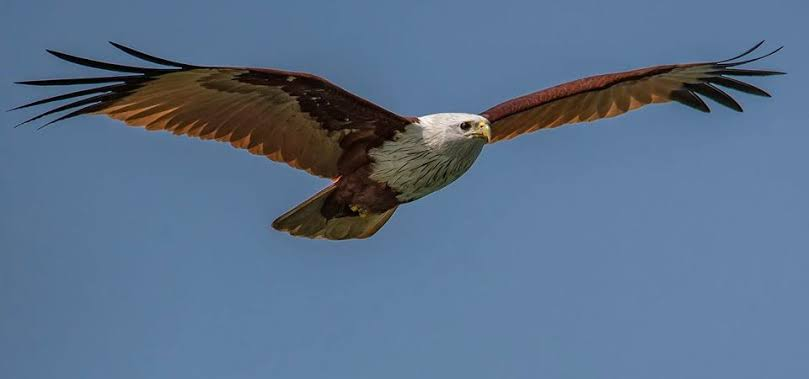
#> input picture data cleaning/HandlingMissingvalues/bird.jpg, 809 x 379 px
$ jupyter execute FeatureExtractionsFromImages.ipynb   (shell and % lines are left out)
#> lines starting #> are read from the running program, lines starting #| are printed output that depends on the picture
[cell 1]
# image processing and transformation
import skimage
import cv2
import numpy as np

from PIL import Image, ImageFilter
from sklearn.feature_extraction import image

import matplotlib.pyplot as plt

[cell 2]
img_stork = Image.open('bird.jpg')
#> img_stork is the input picture: PIL image 809x379 RGB; mean R, G, B 90.2, 112.2, 139.3

[cell 3]
plt.figure(figsize=(12,6))

plt.imshow(img_stork)
plt.title('Original image')
plt.show()

[cell 4]
# access the size, format and mode of the image
img_stork.format, img_stork.mode, img_stork.size
#> Out = ('JPEG', 'RGB', (809, 379))

[cell 5]
# convert into grayscale it's easier for ML to work with grayscale image data
gs_image = img_stork.convert(mode='L')
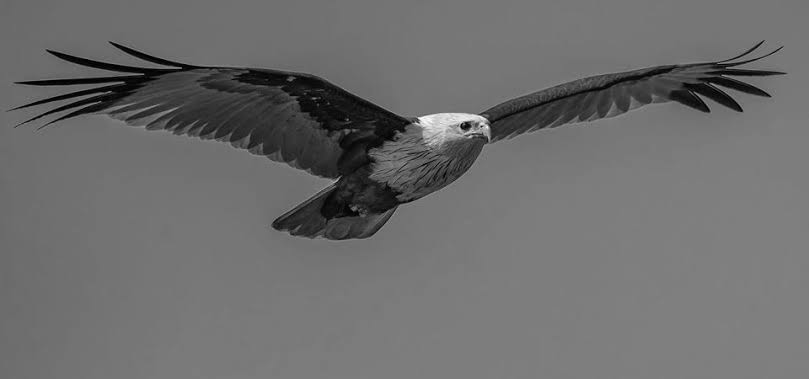
#> gs_image: PIL image 809x379 L; min 0, max 254, mean 108.8

gs_image

[cell 6]
# check the size
gs_image.size
#> Out = (809, 379)

[cell 7]
# generate a smaller size of the original image
gs_image.thumbnail((200,200))
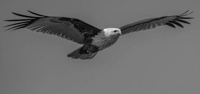
#> gs_image: PIL image 200x94 L; min 3, max 239, mean 108.8

gs_image

[cell 8]
# check the size of original and croped image

gs_image.size , img_stork.size
#> Out = ((200, 94), (809, 379))

[cell 9]
img_resize = img_stork.resize((300,300))
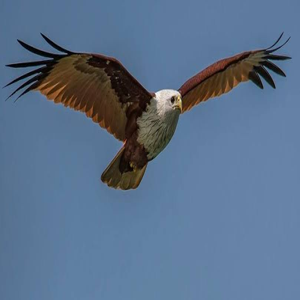
#> img_resize: PIL image 300x300 RGB; mean R, G, B 90.2, 112.2, 139.3

img_resize

[cell 10]
img_resize.size
#> Out = (300, 300)

[cell 11]
# flip the image by transpose, best practice to distort the original image
hoz_flip = img_stork.transpose(Image.FLIP_LEFT_RIGHT)
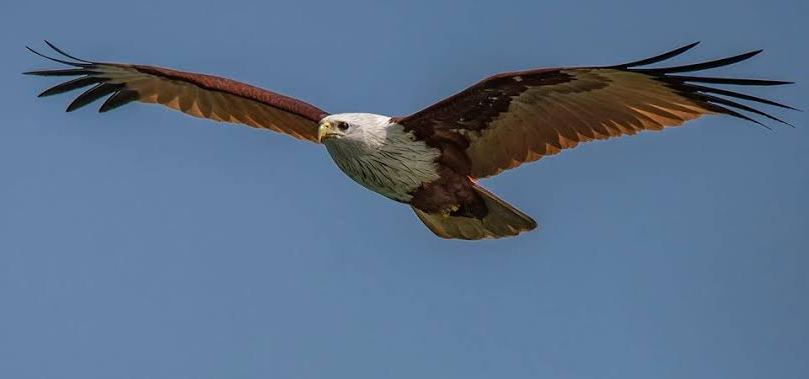
#> hoz_flip: PIL image 809x379 RGB; mean R, G, B 90.2, 112.2, 139.3
ver_flip = img_stork.transpose(Image.FLIP_TOP_BOTTOM)
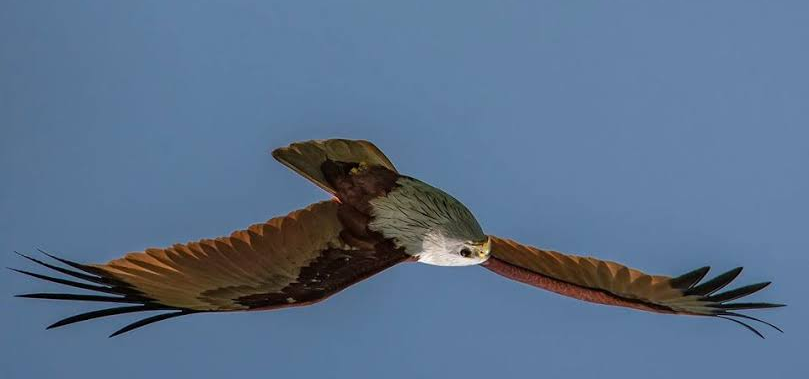
#> ver_flip: PIL image 809x379 RGB; mean R, G, B 90.2, 112.2, 139.3

[cell 12]
# plot the flipped image
plt.figure(figsize=(12, 6))

plt.title('Horizontal flip')
plt.imshow(hoz_flip)
plt.show()

[cell 13]
# plot the vertically flipped image
plt.figure(figsize=(12, 6))

plt.title('vertically flip')
plt.imshow(ver_flip)
plt.show()

[cell 14]
# images in form of array
img_stork_arr = np.array(img_stork)

type(img_stork_arr)

[cell 15]
img_stork_arr.shape
#> Out = (379, 809, 3)

[cell 16]
# visualize the array representation of the image
plt.figure(figsize=(6,6))
plt.title('Numpy Image')
plt.imshow(img_stork_arr, cmap= 'gray')

[cell 17]
"""
from skimage.color import rgb2gray

img_stork_arr_gray = rgb2array(img_stork_arr)

plt.figure(figzise=(6,6))
plt.title("Gray Image")
plt.imshow(img_stork_arr_gray, cmap= 'gray')

"""

[cell 18]
from skimage import data, io, filters

[cell 19]
image = data.coins()
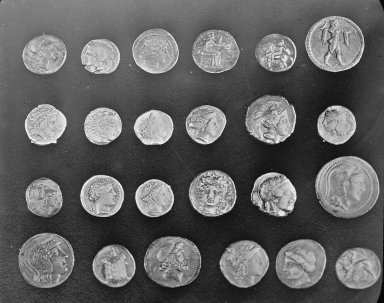
#> input picture skimage.data.coins(), 384 x 303 px
#> image is the input picture: shape (303, 384); min 1, max 252, mean 96.9
print(image)
#> (printed output is left out)
